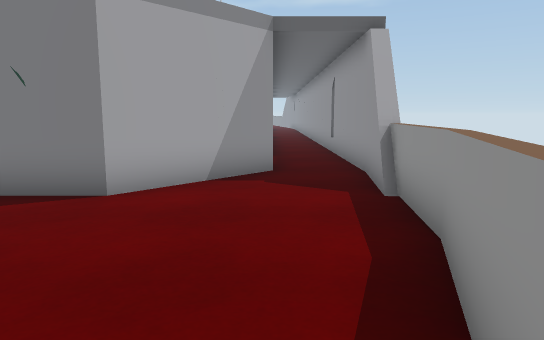
View 1 (above)

14 first-person views from a walk through a 3-D level made in the Unity game engine. The camera is 1.2 m above the floor, tilts 8° down and sees 70° across. The floor is counted in squares, 1 m on a side. Each view is taken from the middle of a square. On the plan, view 1 faces up. The plan holds only what a view shows up to about 15 squares ahead; the rest is blank. The place goes on beyond the plan. The player character is not drawn.

View 2
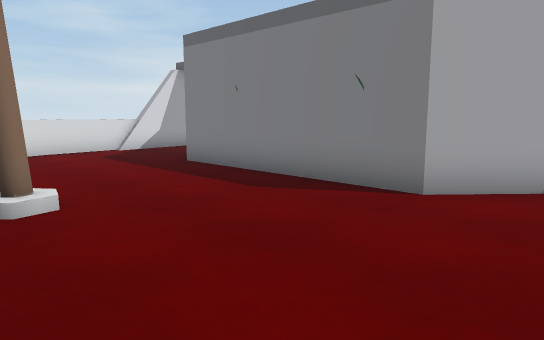

View 3
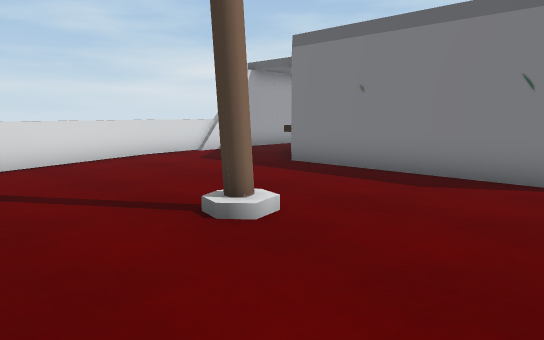

View 4
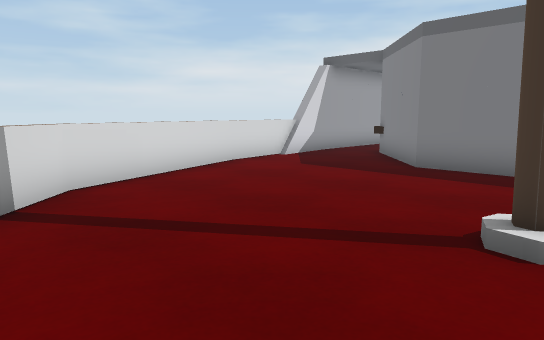

View 5
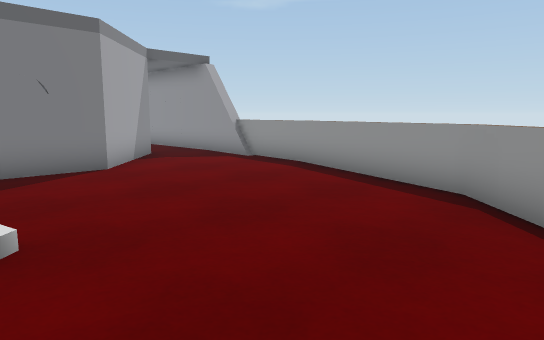

View 6
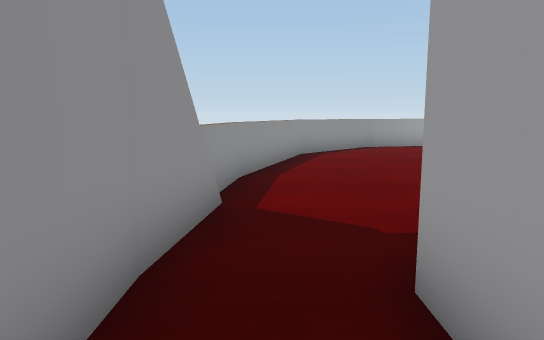

View 7
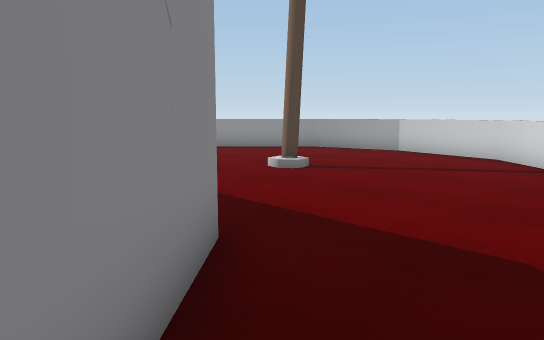

View 8
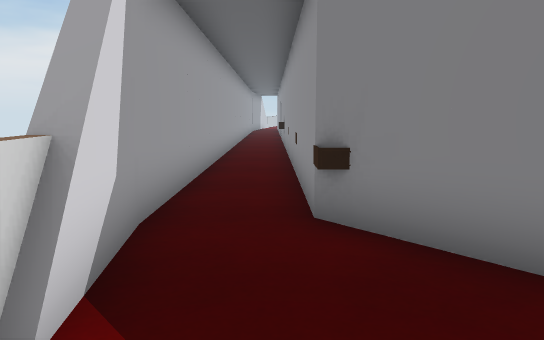

View 9
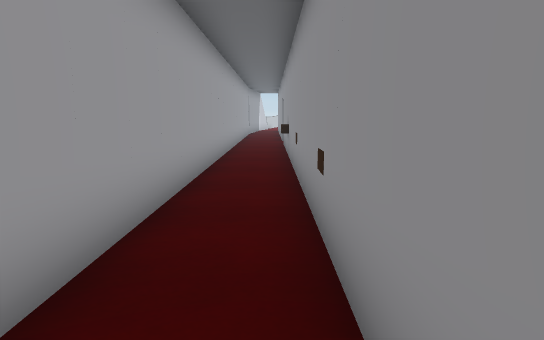

View 10
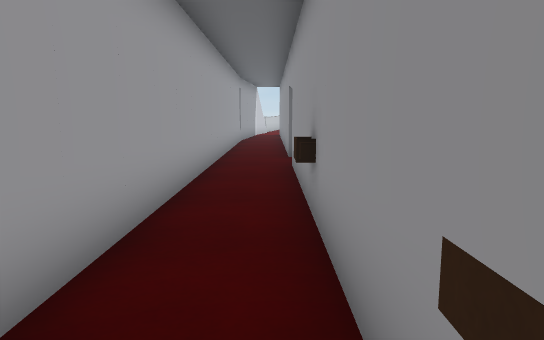

View 11
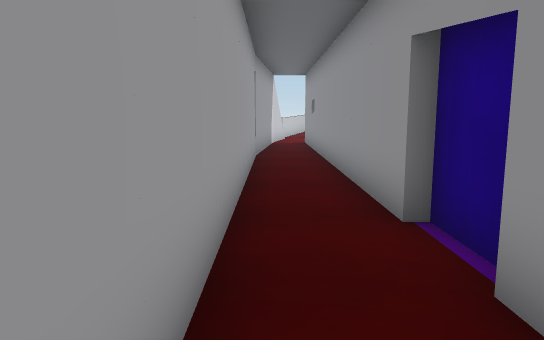

View 12
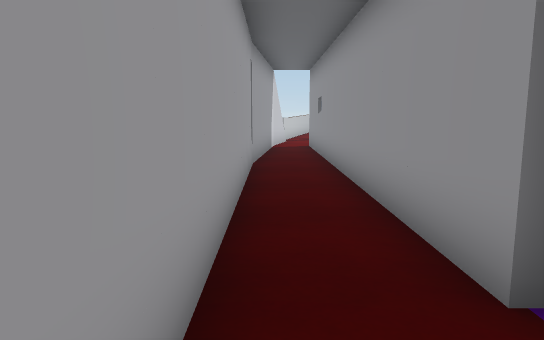

View 13
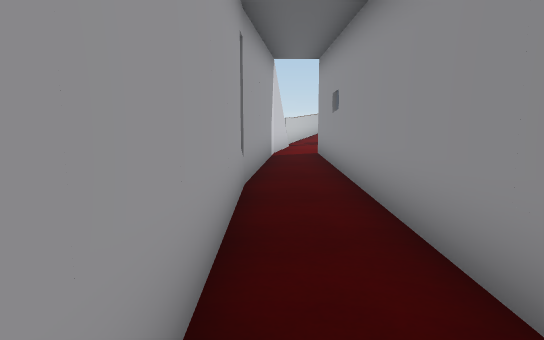

View 14
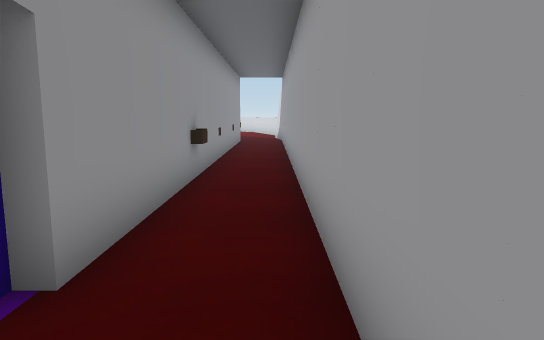

### Floor plan
Points are (right, up) in squares from view 1. A wall is a line through its corners. A room is listed if a view was taken in it or the views show most of it. See-through windows are left out.
Room 1 (views 1, 2, 3, 4, 5, 6, 8)
walls: (-5.6, 1.4) (-5.5, 0.9); (1.7, 5.8) (2, 8.3); (-13.1, 3.7) (-11.6, -1) (-8.9, -3.6) (-5.8, -4.3) (-2.5, -3.6) (0.1, -1) (1.6, 3.6) (2, 6.5); (0, 9.7) (0, 8.5) (-2.5, 5.7) (-9, 5.7) (-11.5, 8.5); (2, 8.1) (2, 12.8); (-13.5, 6.7) (-13.1, 3.6); (-13.4, 7.3) (-13.2, 5.7); (2, 13.1) (2, 15.1)
ways out: opening at (-12, 8) to room 2
Room 2 (views 7, 9, 10, 11, 12, 13, 14)
walls: (-11.2, 24.5) (-11.2, 26.3); (-11.5, 26.3) (-11.5, 39.5); (-13.5, 33.8) (-13.5, 8.1); (-11.5, 8.5) (-11.5, 24.5); (-13.5, 8.2) (-13.4, 7.3); (-12.9, 39.3) (-13.5, 33.7)
ways out: opening at (-12, 8) to room 1; opening at (-12, 39)
objects: other object (-12, 19); other object (-10, 12); other object (-10, 16)

Positions as (right, up) in squares from view 1, and headings:
1: (0, 0), facing up
2: (0, 0), facing up-left
3: (-2, -2), facing up-left
4: (-5, -3), facing up-left
5: (-6, -3), facing up-right
6: (1, 11), facing down
7: (-12, 8), facing down-right
8: (-12, 4), facing up
9: (-12, 8), facing up
10: (-12, 15), facing up
11: (-13, 22), facing up
12: (-13, 24), facing up
13: (-13, 27), facing up
14: (-13, 27), facing down
